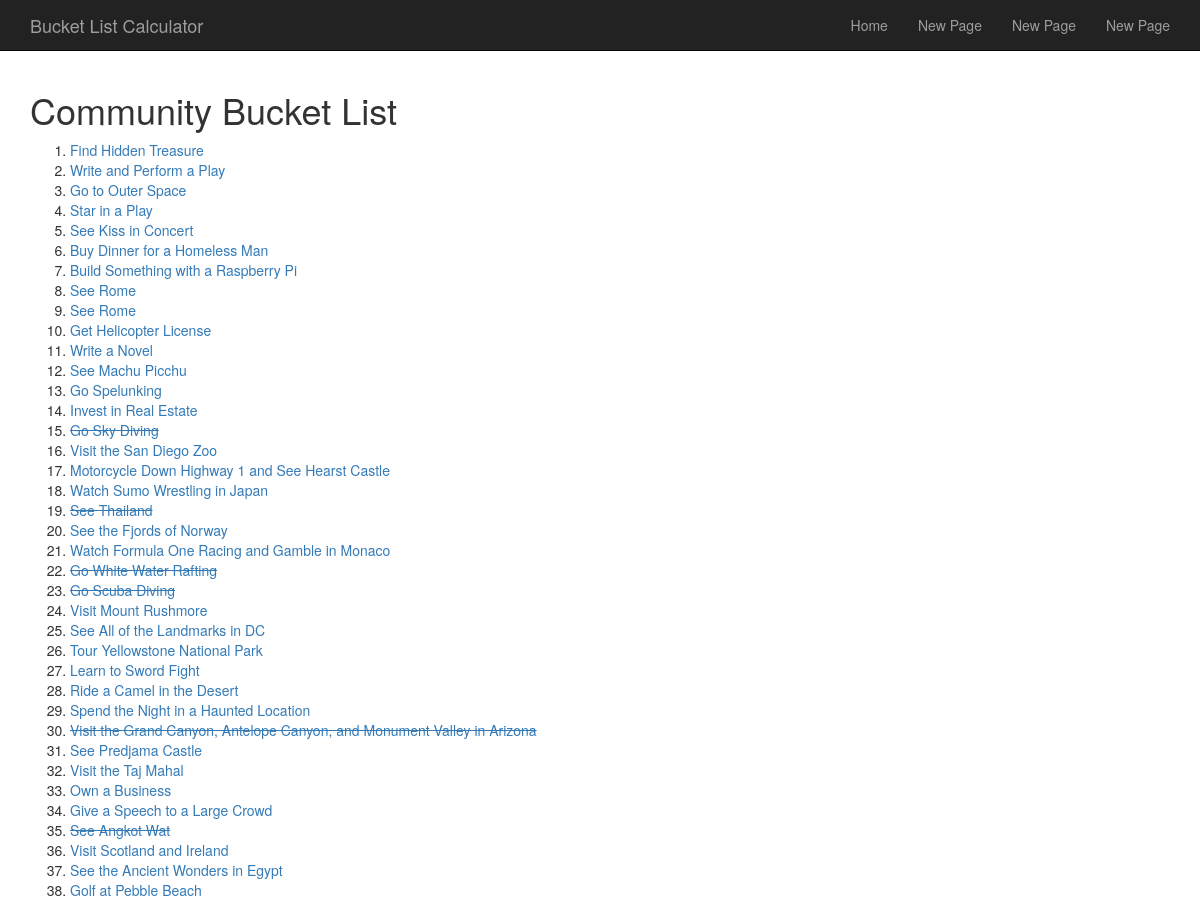
Page /bucketlist/ (upper part) on the earlier database version.
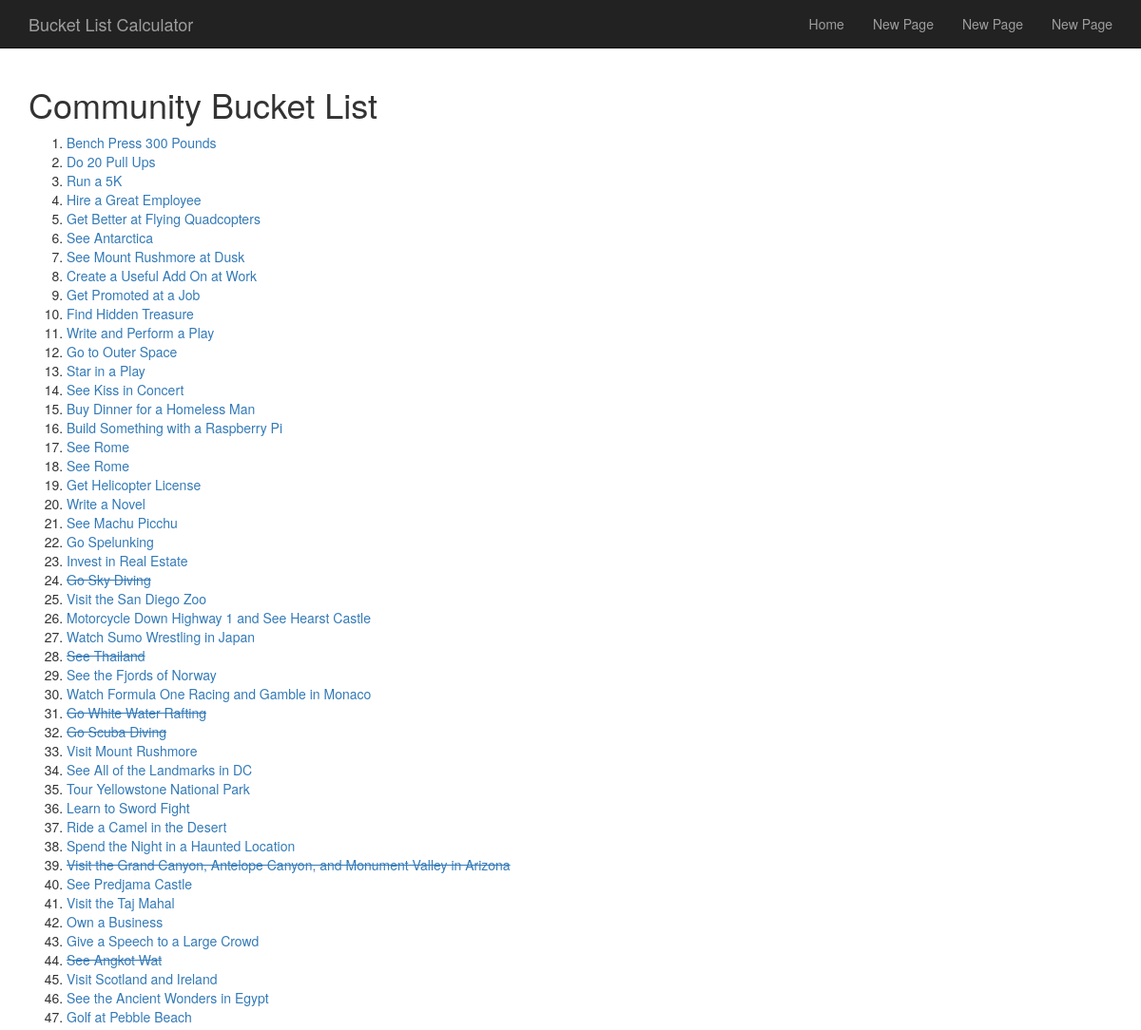
Same page on the later database version.
### BucketList/models.py (models this page shows, shortened)
class BucketListItem(models.Model):
    text = models.CharField(max_length = 200)
    pub_by = models.ForeignKey(User,editable = False)
    pub_date = models.DateTimeField(editable=False)
    goal_type = models.CharField(choices = CHOICES, max_length = 200)
    cost = models.IntegerField(max_length = 20)
    time = models.IntegerField(max_length = 20)
    hours = models.IntegerField(max_length = 20)
    crossed_off = models.BooleanField(editable = False)
    def recently_added(self):
        return self.pub_date >= timezone.now() - datetime.timedelta(days = 1)
    recently_added.boolean = True

### BucketList/views.py (the view)
# urls.py: url(r'^item/(?P<id>\w+)/', views.index_items, name = 'index items'),
def index(request):
    all_list_items = BucketListItem.objects.all().order_by('-pub_date')
    context = {'all_list_items': all_list_items}
    return render(request, 'BucketList/index.html', context)

### BucketList/templates/BucketList/index.html (shortened to what this page needs)
{% extends 'base.html' %}
{% block content %}
<h1>Community Bucket List</h1>
{% if all_list_items %}
    <ol>
    {% for item in all_list_items %}
        {% if item.crossed_off == True %}
            <li><a href="/bucketlist/item/{{item.id}}/" style="text-decoration: line-through;">{{ item.text }}</a></li>
        {% else %}
            <li><a href="/bucketlist/item/{{item.id}}/">{{ item.text }}</a></li>
        {% endif %}
    {% endfor %}
    <br/>
    <br/>
    <br>
    <br>
{% else %}
    <p>There are no Bucket List items here!  Better go add one.</p>
{% endif %}
{% endblock content%}

Differences in the rows shown:
added BucketListItem: text "Bench Press 300 Pounds"
added BucketListItem: text "Do 20 Pull Ups"
added BucketListItem: text "Run a 5K"
added BucketListItem: text "Hire a Great Employee"
added BucketListItem: text "Get Better at Flying Quadcopters"
added BucketListItem: text "See Antarctica"
added BucketListItem: text "See Mount Rushmore at Dusk"
added BucketListItem: text "Create a Useful Add On at Work"
added BucketListItem: text "Get Promoted at a Job"
